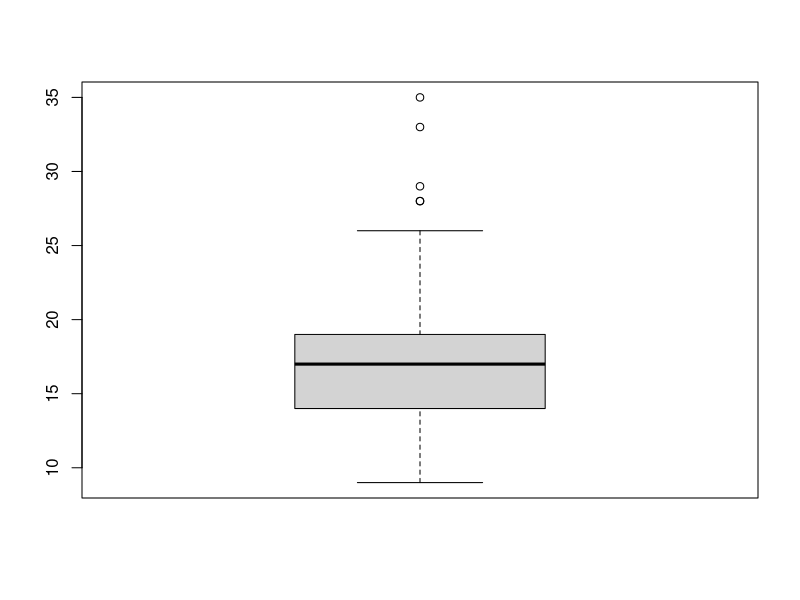
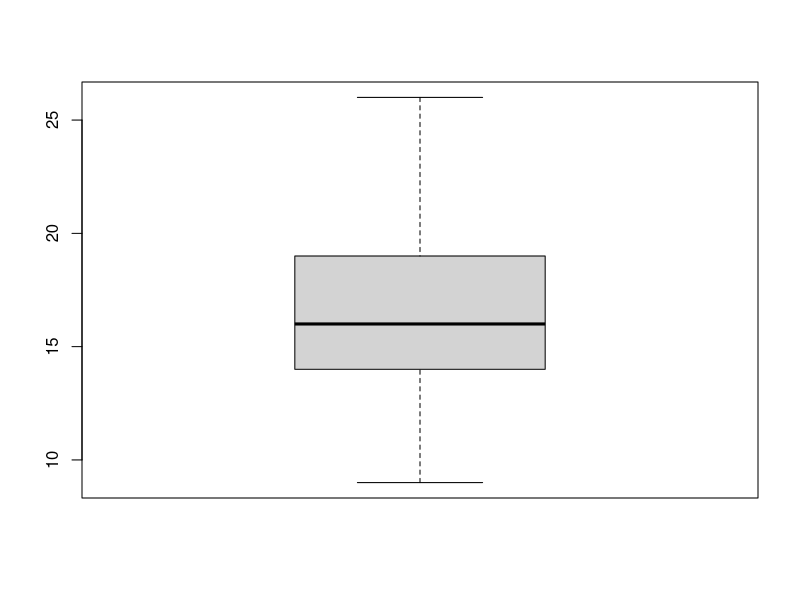

Generate these figures, in order, with R: (Note: this script raises an error after producing the figures.)
#실습 2
mpg <- as.data.frame(ggplot2::mpg)
mpg[c(10,14,58,93), "drv"] <- "k"
mpg[c(29,43,129,203), "ctv"] <- c(3,4,39,42)
table(mpg$drv)

mpg$drv <- ifelse(mpg$drv %in% c("4","f","r"), mpg$drv, NA)
table(mpg$drv)

boxplot(mpg$cty)$stats
mpg$cty <- ifelse(mpg$cty < 9 | mpg$cty > 26, NA, mpg$cty)
boxplot(mpg$cty)
mpg %>% filter(!is.na(drv) & !is.na(cty)) %>% group_by(drv) %>% summarise(mean_hwy = mean(cty))

library(ggplot2)
ggplot(data = mpg, aes(x = displ, y = hwy))
ggplot(data = mpg, aes(x = displ, y = hwy)) + geom_point()
ggplot(data = mpg, aes(x = displ, y = hwy)) + geom_point() + xlim(3, 6)
ggplot(data = mpg, aes(x = displ, y = hwy)) + geom_point() + xlim(3, 6) + ylim(10, 30)